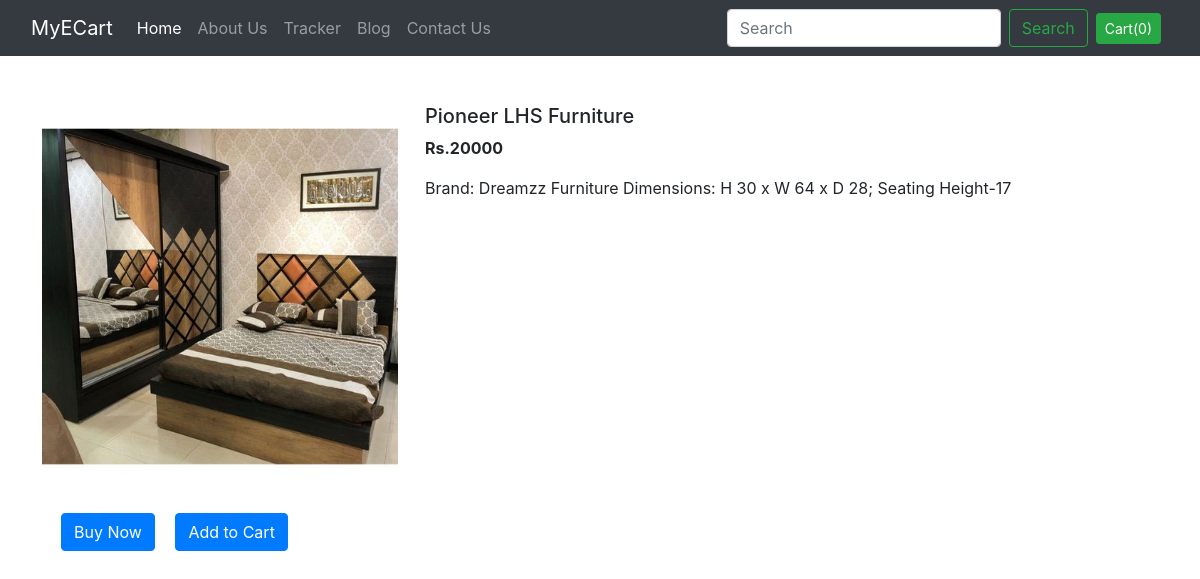
/shop/products/12, run on the app's committed database.
### shop/models.py (models this page shows, shortened)
class Product(models.Model):
    product_id = models.AutoField
    product_name = models.CharField(max_length=50)
    category = models.CharField(max_length=50, default="")
    subcategory = models.CharField(max_length=50, default="")
    price = models.IntegerField(default=0)
    desc = models.CharField(max_length=300)
    pub_date = models.DateField()
    image = models.ImageField(upload_to="shop/images", default="")

### shop/views.py (the view)
# urls.py: path("products/<int:myid>",views.productview,name="ProductView"),
def productview(request, myid):
    product = Product.objects.filter(id=myid)
    return render(request, 'shop/productview.html', {'product': product[0]})

### shop/templates/shop/productview.html (shortened to what this page needs)
{% extends 'shop/basic.html' %}
{% block body %}
<div class="container my-5">
  <div class="row">
<div class="col-md-4">
  <div class="row">
<img src="/media/{{product.image}}" width="233px" height="385px">
  </div>
  <button class="btn btn-primary mx-3 my-4">Buy Now</button>
  <button class="btn btn-primary my-4">Add to Cart</button>
</div>
<div class="col-md-8">
  <h5>{{product.product_name}}</h5>
  <p><b>Rs.{{product.price}} </b></p>
  <p>{{product.desc}}</p>
</div>
</div>
</div>
{% endblock %}

### data on the page
Product: image (picture), product_name "Pioneer LHS Furniture", price "20000", desc "Brand: Dreamzz Furniture Dimensions: H 30 x W 64 x D 28; Seating Height-17"
